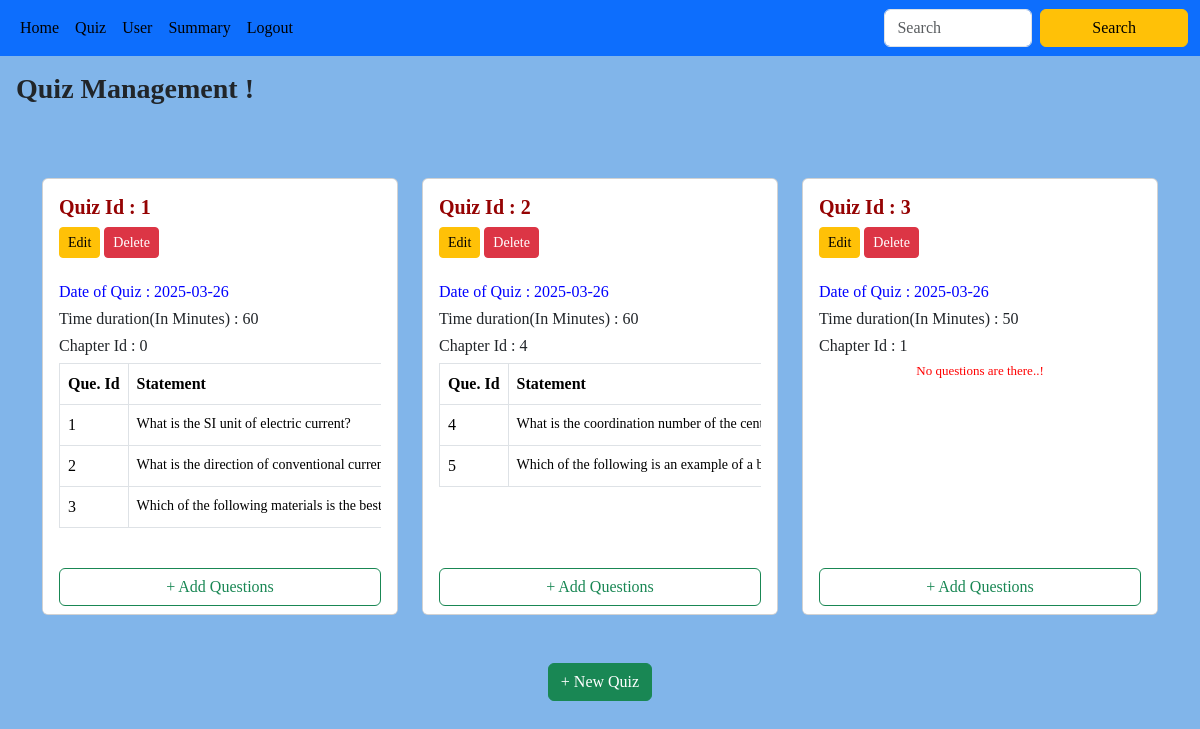
The app's page /admin_quiz/1, older data.
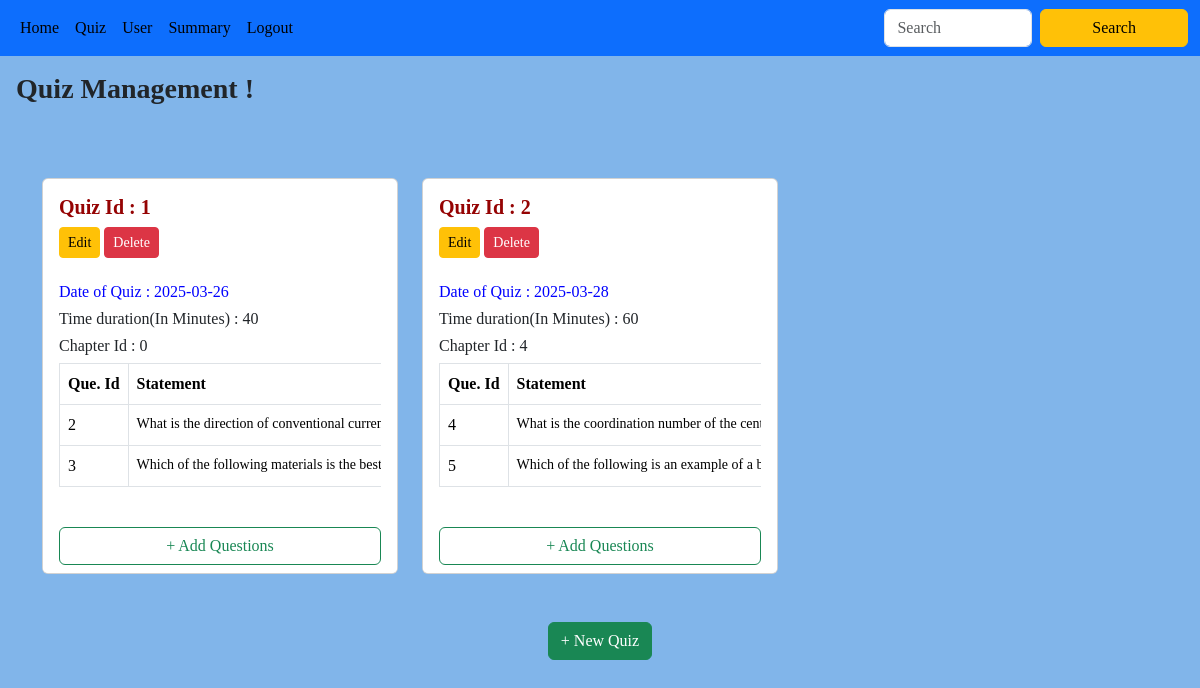
The same page, newer data.
### backend/models.py (models this page shows)
class Quiz(db.Model):
    __tablename__ = "quiz"
    id = db.Column(db.Integer, primary_key=True)
    date_of_quiz = db.Column(db.Date, nullable=False)
    time_duration_minutes = db.Column(db.Integer, nullable=False)
    chapter_id = db.Column(db.Integer, db.ForeignKey("chapter.id"), nullable=False, index=True)
    remark = db.Column(db.String(), nullable=True ,default="No remark")
    questions = db.relationship("Question", cascade="all,delete-orphan", backref="quiz", lazy=True)
    scores = db.relationship("Score", cascade="all,delete-orphan", backref="quiz", lazy=True)

class Question(db.Model):
    __tablename__ = 'question'
    id = db.Column(db.Integer, primary_key=True)
    quiz_id = db.Column(db.Integer, db.ForeignKey('quiz.id'), nullable=False, index=True)
    question_statement = db.Column(db.String(), nullable=False)
    option1 = db.Column(db.String(), nullable=False)
    option2 = db.Column(db.String(), nullable=False)
    option3 = db.Column(db.String(), nullable=False)
    option4 = db.Column(db.String(), nullable=False)
    correct_option = db.Column(db.String(), nullable=False)

### backend/controller.py (the view)
@app.route("/admin_quiz/<id>")
def admin_quiz(id):
    quizzes=get_quiz()
    chapters=get_chapter()
    return render_template("admin_quiz.html",id=id,quizzes=quizzes,chapters=chapters)

### backend/controller.py (called while the page is built)
def get_chapter():
    chapters=Chapter.query.all()
    return chapters

def get_quiz():
    quizzes=Quiz.query.all()
    return quizzes

### templates/admin_quiz.html (shortened to what this page needs)
{% extends "admin_layout.html" %}
{% block content %}
<h3 class="p-3" style="font-family: 'Times New Roman', Times, serif; font-weight: bold;">
    Quiz Management !
</h3>
<br><br>
{% if quizzes %}
<div class="container">
    <div class="row row-cols-1 row-cols-md-2 row-cols-lg-3 g-4">
        {% for quiz in quizzes %}
        <div class="col">
            <div class="card h-100 d-flex flex-column">
                <div class="card-body flex-grow-1">
                 <h5 class="card-title" style="color: rgb(149, 3, 3); font-weight: bold; font-family: Georgia, 'Times New Roman', Times, serif;">Quiz Id : {{ quiz.id }}</h5>
                 <a href="/edit_quiz/{{quiz.id}}/{{id}}" class="btn btn-sm btn-warning">Edit</a>
                 <a href="/delete_quiz?quiz_id={{quiz.id}}&id={{id}}" class="btn btn-sm btn-danger">Delete</a>
                 <br><br>
                 <h6 style="color: blue;">Date of Quiz : {{quiz.date_of_quiz}}</h6>
                 <h6>Time duration(In Minutes) : {{quiz.time_duration_minutes}}</h6>
                    <div class="table-responsive">
                        <h6>Chapter Id : {{quiz.chapter_id}}</h6>
                        <table class="table table-bordered">
                        {% if quiz.questions %}
                            <thead>
                                <tr>
                                    <th>Que. Id</th>
                                    <th>Statement</th>
                                </tr>
                            </thead>
                            <tbody>
                                 {% for question in quiz.questions%}
                                <tr>
                                    <td>{{question.id}}</td>
                                    <td class="signup-link"><a href="/admin_que/{{question.id}}/{{id}}" style="color: black;">{{question.question_statement}}</a></td>
                                </tr>
                                {%endfor%}
                            </tbody>
                        {%else%}
                            <div>
                              <h4 class="center">No questions are there..!</h4>
                            </div>
                        {%endif%}
                        </table>
                    </div>
                </div>
                <div class="card-footer bg-white border-top-0">
                    <a href="/add_que/{{quiz.id}}/{{id}}" class="btn btn-outline-success w-100">+ Add Questions</a>
                </div>
            </div>
        </div>
        {% endfor %}
    </div>
</div>
{%else%}
  <div>
    <h5 class="center">No Subjects are there..!</h5>
  </div>
{% endif %}
<br><br>
<div class="d-flex justify-content-center">
    <a type="button" class="btn btn-success" href="/add_quiz/{{id}}">+ New Quiz</a>
</div>
{% endblock %}

### templates/admin_layout.html (shortened to what this page needs)
<!DOCTYPE html>
<html lang="en">
<head>
    <link href="https://cdn.jsdelivr.net/npm/bootstrap@5.3.3/dist/css/bootstrap.min.css" rel="stylesheet">
    <link rel="stylesheet" href="{{ url_for('static', filename='main.css') }}">
</head>
<body>
    <nav class="navbar navbar-expand-lg bg-primary">
        <div class="container-fluid">
          <div class="collapse navbar-collapse" id="navbarSupportedContent">
            <ul class="navbar-nav me-auto mb-2 mb-lg-0">
              <li class="nav-item">
                <a class="nav-link active" aria-current="page" href="/admin/{{id}}">Home</a>
              </li>
              <li class="nav-item">
                <a class="nav-link active" aria-current="page" href="/admin_quiz/{{id}}">Quiz</a>
              </li>
              <li class="nav-item">
                <a class="nav-link active" aria-current="page" href="/admin_user/{{id}}">User</a>
              </li>
              <li class="nav-item">
                <a class="nav-link active" aria-current="page" href="/summary/{{id}}">Summary</a>
              </li>
              <li class="nav-item">
                <a class="nav-link active" aria-current="page" href="/login">Logout</a>
              </li>
            </ul>
            <form class="d-flex" role="search" action="/search/{{id}}" method="POST">
              <input class="form-control me-2" type="search" placeholder="Search" aria-label="Search" name="search_txt" id="search_txt" >
              <button class="btn btn-warning" type="submit">Search</button>
            </form>
          </div>
        </div>
      </nav>
              {%block content%}{%endblock%}
</body>
</html>

### static/main.css (style rules this page uses)
body { margin: 0; padding: 0; font-family:Georgia, 'Times New Roman', Times, serif; background-color: #81b5ea; }
button { width: 100%; max-width: 400px; padding: 8px; background-color: #007BFF; border: none; border-radius: 4px; color: #fff; font-size: 16px; cursor: pointer; }
.signup-link { margin-top: 15px; font-size: 14px; color: #555; }
.signup-link a { color: #007BFF; text-decoration: none; }
.table th, .table td { white-space: nowrap; }

Row changes from the older to the newer data that the page shows:
removed Question: id "1", question_statement "What is the SI unit of electric current?", shown under Quiz id 1
removed Quiz: id "3", date_of_quiz "2025-03-26", time_duration_minutes "50", chapter_id "1", shows "No questions are there..!"
changed Quiz id 1: time_duration_minutes "60" → "40"
changed Quiz id 2: date_of_quiz "2025-03-26" → "2025-03-28"
